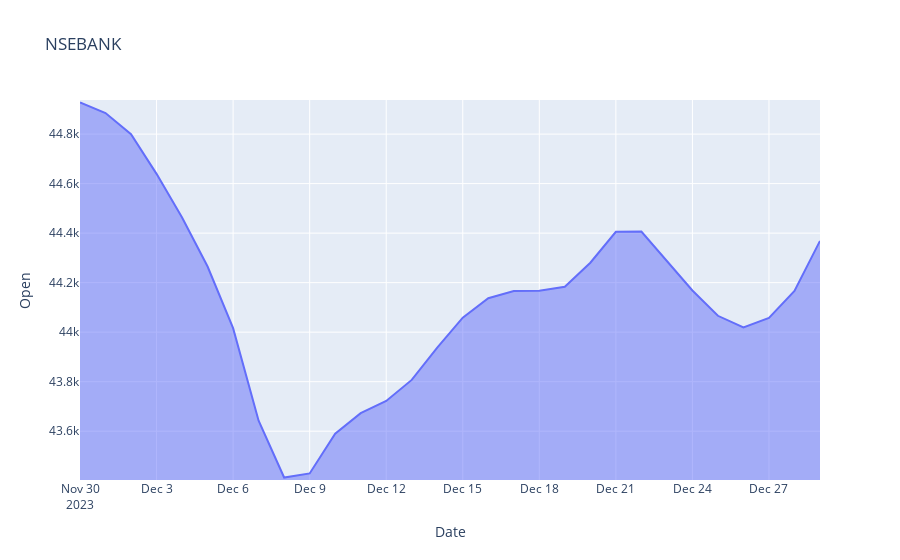

The cell this chart's notebook holds for it:
### Markdown cell above
# Result Visualization

### Code cell
results(df, 30, 1, Scale, 'NSEBANK')

### Figure 1 — Plotly figure (JSON) as saved in the notebook; plotly's stock layout.template omitted (floating-point values rounded to 4 significant figures)
{"data": [{"fillpattern": {"shape": ""}, "hovertemplate": "Date=%{x}<br>Open=%{y}<extra></extra>", "legendgroup": "", "line": {"color": "#636efa"}, "marker": {"symbol": "circle"}, "mode": "lines", "name": "", "orientation": "v", "showlegend": false, "stackgroup": "1", "type": "scatter", "x": ["2023-11-30T00:00:00", "2023-12-01T00:00:00", "2023-12-02T00:00:00", "2023-12-03T00:00:00", "2023-12-04T00:00:00", "2023-12-05T00:00:00", "2023-12-06T00:00:00", "2023-12-07T00:00:00", "2023-12-08T00:00:00", "2023-12-09T00:00:00", "2023-12-10T00:00:00", "2023-12-11T00:00:00", "2023-12-12T00:00:00", "2023-12-13T00:00:00", "2023-12-14T00:00:00", "2023-12-15T00:00:00", "2023-12-16T00:00:00", "2023-12-17T00:00:00", "2023-12-18T00:00:00", "2023-12-19T00:00:00", "2023-12-20T00:00:00", "2023-12-21T00:00:00", "2023-12-22T00:00:00", "2023-12-23T00:00:00", "2023-12-24T00:00:00", "2023-12-25T00:00:00", "2023-12-26T00:00:00", "2023-12-27T00:00:00", "2023-12-28T00:00:00", "2023-12-29T00:00:00"], "xaxis": "x", "y": [44930.0, 44880.0, 44800.0, 44640.0, 44460.0, 44270.0, 44020.0, 43640.0, 43410.0, 43430.0, 43590.0, 43670.0, 43720.0, 43810.0, 43940.0, 44060.0, 44140.0, 44170.0, 44170.0, 44180.0, 44280.0, 44410.0, 44410.0, 44290.0, 44170.0, 44070.0, 44020.0, 44060.0, 44170.0, 44370.0], "yaxis": "y"}], "layout": {"legend": {"tracegroupgap": 0}, "title": {"text": "NSEBANK"}, "xaxis": {"anchor": "y", "domain": [0, 1], "title": {"text": "Date"}}, "yaxis": {"anchor": "x", "domain": [0, 1], "range": [43400.0, 44940.0], "title": {"text": "Open"}}}}
